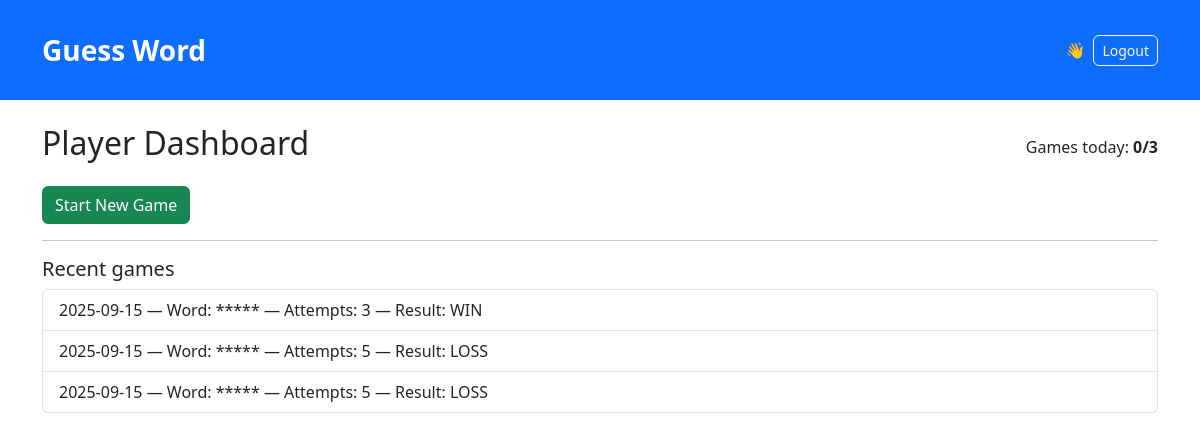
The app's page /player (signed in) with its own data.
### models.py (models this page shows)
class Game(db.Model):
    id = db.Column(db.Integer, primary_key=True)
    user_id = db.Column(db.Integer, db.ForeignKey("user.id"))
    chosen_word = db.Column(db.String(5))
    date = db.Column(db.Date)
    status = db.Column(db.String(10))  # WIN, LOSS, None
    attempts = db.Column(db.Integer, default=0)

### app.py (the view)
@app.route("/player")
@login_required
def player_dashboard():
    if current_user.is_admin():
        return redirect(url_for("admin_dashboard"))
    today = date.today()
    games_today = Game.query.filter_by(user_id=current_user.id, date=today).count()
    recent_games = Game.query.filter_by(user_id=current_user.id).order_by(Game.date.desc()).limit(5).all()
    return render_template("player_dashboard.html", games_today=games_today, recent_games=recent_games)

### app.py (called while the page is built)
@login_manager.user_loader
def load_user(user_id):
    try:
        return User.query.get(int(user_id))
    except Exception:
        return None

@app.context_processor
def inject_now():
    return {"current_year": datetime.utcnow().year}

### models.py (called while the page is built)
    def is_admin(self) -> bool:
        return self.role.upper() in ["ADMIN", "HEAD_ADMIN"]

### templates/player_dashboard.html (shortened to what this page needs)
{% extends "base.html" %}
{% block content %}
  <div class="d-flex justify-content-between align-items-center">
    <h2>Player Dashboard</h2>
    <div>Games today: <strong>{{ games_today }}/3</strong></div>
  </div>
  <div class="mt-3">
    <form action="{{ url_for('start_game') }}" method="post">
      <button class="btn btn-success" {% if games_today >= 3 %}disabled{% endif %}>Start New Game</button>
    </form>
  </div>
  <hr>
  <h5>Recent games</h5>
  {% if recent_games %}
    <ul class="list-group">
      {% for g in recent_games %}
        <li class="list-group-item">
          {{ g.date }} — Word: {{ '*'*5 }} — Attempts: {{ g.attempts }} — Result: {{ g.status or 'In progress' }}
        </li>
      {% endfor %}
    </ul>
  {% else %}
    <p class="text-muted">No recent games.</p>
  {% endif %}
{% endblock %}

### static/style.css (style rules this page uses)
body { font-family: system-ui, -apple-system, "Segoe UI", Roboto, "Helvetica Neue", Arial; }
.btn { border-radius: 6px; }

### records on screen
Game: date "2025-09-15", value "*****", attempts "3", status "WIN"
Game: date "2025-09-15", value "*****", attempts "5", status "LOSS"
Game: date "2025-09-15", value "*****", attempts "5", status "LOSS"

### other values on screen
{{ games_today }} "0"
